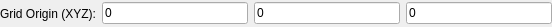
<?xml version="1.0" encoding="UTF-8"?>
<ui version="4.0">
 <class>qSlicerPinnacleDvfReaderOptionsWidget</class>
 <widget class="qSlicerWidget" name="qSlicerPinnacleDvfReaderOptionsWidget">
  <property name="geometry">
   <rect>
    <x>0</x>
    <y>0</y>
    <width>552</width>
    <height>27</height>
   </rect>
  </property>
  <property name="windowTitle">
   <string>Volume Options</string>
  </property>
  <layout class="QHBoxLayout" name="horizontalLayout">
   <property name="margin">
    <number>0</number>
   </property>
   <item>
    <widget class="QLabel" name="label">
     <property name="text">
      <string>Grid Origin (XYZ):</string>
     </property>
    </widget>
   </item>
   <item>
    <widget class="QLineEdit" name="gridOriginX">
     <property name="text">
      <string>0</string>
     </property>
    </widget>
   </item>
   <item>
    <widget class="QLineEdit" name="gridOriginY">
     <property name="text">
      <string>0</string>
     </property>
    </widget>
   </item>
   <item>
    <widget class="QLineEdit" name="gridOriginZ">
     <property name="text">
      <string>0</string>
     </property>
    </widget>
   </item>
  </layout>
 </widget>
 <customwidgets>
  <customwidget>
   <class>qSlicerWidget</class>
   <extends>QWidget</extends>
   <header>qSlicerWidget.h</header>
   <container>1</container>
  </customwidget>
 </customwidgets>
 <resources/>
 <connections/>
</ui>
